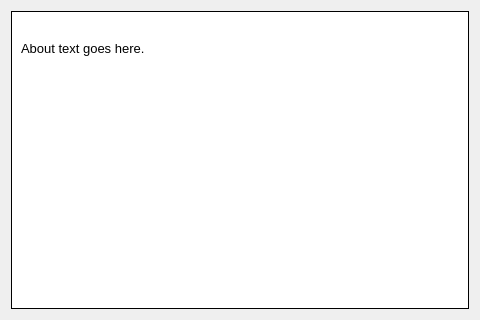
<?xml version="1.0" encoding="UTF-8"?>
<ui version="4.0">
 <class>Plugins::OpenSpeedShop::AboutWidget</class>
 <widget class="QDialog" name="Plugins::OpenSpeedShop::AboutWidget">
  <property name="geometry">
   <rect>
    <x>0</x>
    <y>0</y>
    <width>480</width>
    <height>320</height>
   </rect>
  </property>
  <property name="windowTitle">
   <string>About Open|SpeedShop</string>
  </property>
  <property name="windowIcon">
   <iconset>
    <normaloff>:/OpenSpeedShop/app.png</normaloff>:/OpenSpeedShop/app.png</iconset>
  </property>
  <property name="sizeGripEnabled">
   <bool>false</bool>
  </property>
  <property name="modal">
   <bool>true</bool>
  </property>
  <layout class="QVBoxLayout" name="verticalLayout_2">
   <item>
    <widget class="QFrame" name="frame">
     <property name="styleSheet">
      <string notr="true">background-color: white;</string>
     </property>
     <property name="frameShape">
      <enum>QFrame::Box</enum>
     </property>
     <layout class="QVBoxLayout" name="verticalLayout">
      <item>
       <widget class="QLabel" name="lblLogo">
        <property name="sizePolicy">
         <sizepolicy hsizetype="Preferred" vsizetype="Fixed">
          <horstretch>0</horstretch>
          <verstretch>0</verstretch>
         </sizepolicy>
        </property>
        <property name="pixmap">
         <pixmap>:/OpenSpeedShop/logo_320.png</pixmap>
        </property>
        <property name="scaledContents">
         <bool>false</bool>
        </property>
        <property name="alignment">
         <set>Qt::AlignCenter</set>
        </property>
        <property name="margin">
         <number>5</number>
        </property>
       </widget>
      </item>
      <item>
       <widget class="QLabel" name="lblAbout">
        <property name="sizePolicy">
         <sizepolicy hsizetype="Preferred" vsizetype="Expanding">
          <horstretch>0</horstretch>
          <verstretch>0</verstretch>
         </sizepolicy>
        </property>
        <property name="styleSheet">
         <string notr="true">font: 10pt;</string>
        </property>
        <property name="text">
         <string>About text goes here.</string>
        </property>
        <property name="alignment">
         <set>Qt::AlignLeading|Qt::AlignLeft|Qt::AlignTop</set>
        </property>
        <property name="wordWrap">
         <bool>true</bool>
        </property>
        <property name="margin">
         <number>5</number>
        </property>
        <property name="openExternalLinks">
         <bool>true</bool>
        </property>
       </widget>
      </item>
     </layout>
    </widget>
   </item>
  </layout>
 </widget>
 <resources/>
 <connections/>
</ui>
